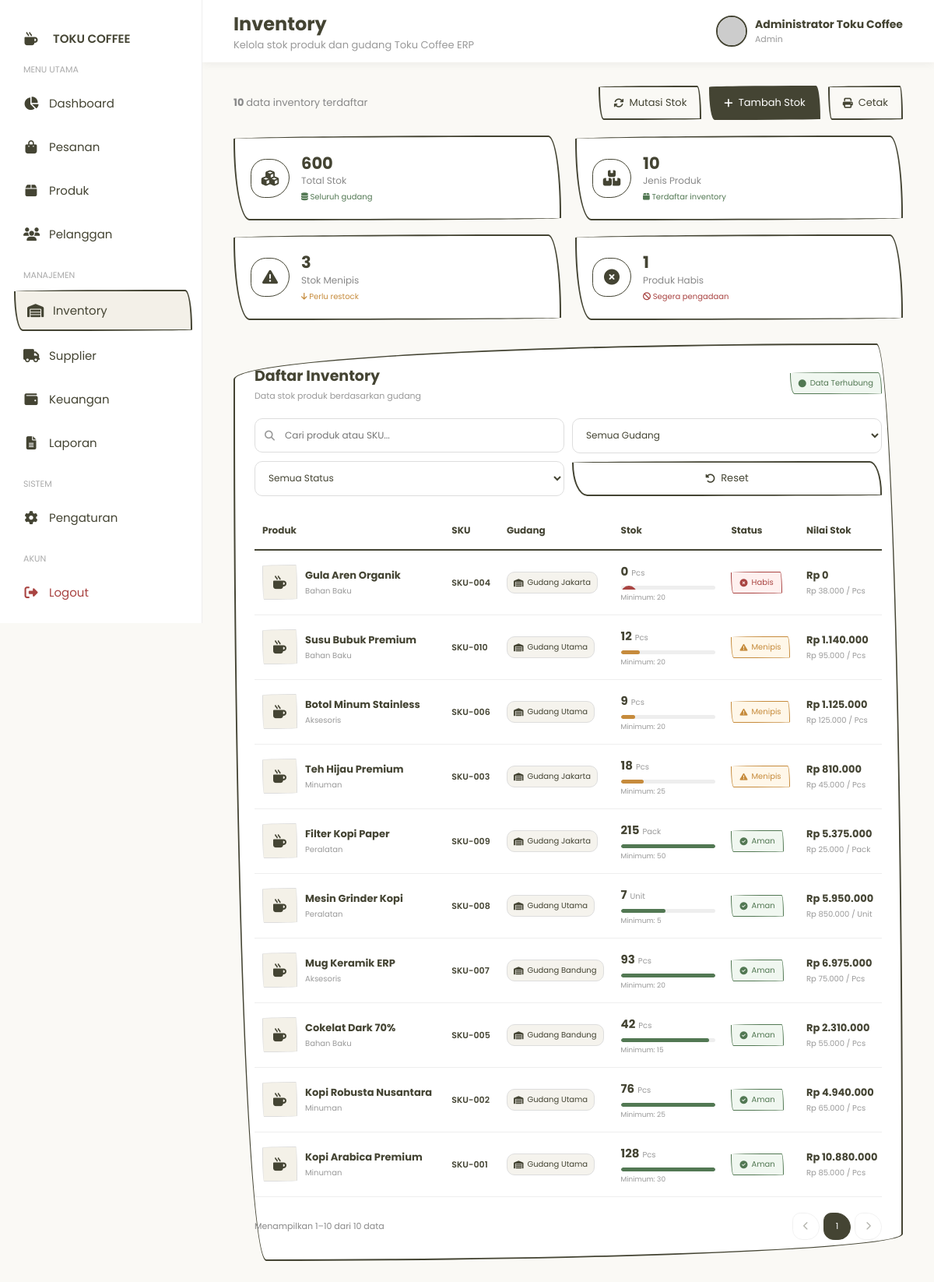
The app's page /inventory.php (signed in) with its own data.
### tables this page shows
CREATE TABLE inventory (
    id INT AUTO_INCREMENT PRIMARY KEY,
    produk_id INT NOT NULL,
    gudang_id INT NOT NULL,
    stok INT NOT NULL DEFAULT 0,
    stok_minimum INT NOT NULL DEFAULT 0,
    updated_at TIMESTAMP DEFAULT CURRENT_TIMESTAMP
        ON UPDATE CURRENT_TIMESTAMP,

    UNIQUE KEY unique_inventory (
        produk_id,
        gudang_id
    ),

    CONSTRAINT fk_inventory_produk
        FOREIGN KEY (produk_id)
        REFERENCES produk(id)
        ON DELETE CASCADE,

    CONSTRAINT fk_inventory_gudang
        FOREIGN KEY (gudang_id)
        REFERENCES gudang(id)
        ON DELETE CASCADE
);

CREATE TABLE produk (
    id INT AUTO_INCREMENT PRIMARY KEY,
    kategori_id INT NOT NULL,
    sku VARCHAR(50) NOT NULL UNIQUE,
    nama_produk VARCHAR(150) NOT NULL,
    deskripsi TEXT,
    harga DECIMAL(15,2) NOT NULL DEFAULT 0,
    harga_beli DECIMAL(15,2) NOT NULL DEFAULT 0,
    stok INT NOT NULL DEFAULT 0,
    stok_minimum INT NOT NULL DEFAULT 0,
    satuan VARCHAR(30) DEFAULT 'Pcs',
    gambar VARCHAR(255),
    status ENUM('aktif','nonaktif') DEFAULT 'aktif',
    created_at TIMESTAMP DEFAULT CURRENT_TIMESTAMP,
    updated_at TIMESTAMP DEFAULT CURRENT_TIMESTAMP
        ON UPDATE CURRENT_TIMESTAMP,

    CONSTRAINT fk_produk_kategori
        FOREIGN KEY (kategori_id)
        REFERENCES kategori(id)
        ON DELETE RESTRICT
        ON UPDATE CASCADE
);

CREATE TABLE kategori (
    id INT AUTO_INCREMENT PRIMARY KEY,
    nama_kategori VARCHAR(100) NOT NULL,
    deskripsi TEXT,
    status ENUM('aktif','nonaktif') DEFAULT 'aktif',
    created_at TIMESTAMP DEFAULT CURRENT_TIMESTAMP
);

CREATE TABLE gudang (
    id INT AUTO_INCREMENT PRIMARY KEY,
    nama_gudang VARCHAR(100) NOT NULL,
    alamat TEXT,
    penanggung_jawab VARCHAR(150),
    status ENUM('aktif','nonaktif') DEFAULT 'aktif',
    created_at TIMESTAMP DEFAULT CURRENT_TIMESTAMP
);

### inventory.php (the view, shortened to what the rows shown need)
<?php
require_once "config/koneksi.php";
if (!function_exists('rupiah')) {
    function rupiah($angka)
    {
        return 'Rp ' . number_format((float)$angka, 0, ',', '.');
    }
}
if (!function_exists('e')) {
    function e($value)
    {
        return htmlspecialchars((string)$value, ENT_QUOTES, 'UTF-8');
    }
}
if (!function_exists('statusClass')) {
    function statusClass($status)
    {
        return strtolower(str_replace([' ', '_'], '-', $status));
    }
}
$inventoryData = [];
$result = $conn->query("
    SELECT
        i.id,
        i.produk_id,
        i.gudang_id,
        i.stok,
        i.stok_minimum,
        i.updated_at,
        p.sku,
        p.nama_produk,
        p.harga,
        p.satuan,
        p.gambar,
        p.status AS status_produk,
        k.nama_kategori,
        g.nama_gudang
    FROM inventory i
    INNER JOIN produk p
        ON i.produk_id = p.id
    LEFT JOIN kategori k
        ON p.kategori_id = k.id
    INNER JOIN gudang g
        ON i.gudang_id = g.id
    ORDER BY
        CASE
            WHEN i.stok <= 0 THEN 1
            WHEN i.stok <= i.stok_minimum THEN 2
            ELSE 3
        END,
        i.id DESC
");
if ($result) {
    while ($row =
        $result->fetch_assoc()
    ) {
        $stok =
            (int)$row['stok'];
        $minimum =
            (int)$row['stok_minimum'];
        if ($stok <= 0) {
            $status =
                'Habis';
        } elseif ($stok <= $minimum) {
            $status =
                'Menipis';
        } else {
            $status =
                'Aman';
        }
        $batasProgress =
            max(
                $minimum * 3,
                1
            );
        $progress =
            ($stok / $batasProgress) * 100;
        $progress =
            max(
                0,
                min(
                    100,
                    $progress
                )
            );
        $inventoryData[] = [
            'id' =>
            (int)$row['id'],
            'produk_id' =>
            (int)$row['produk_id'],
            'gudang_id' =>
            (int)$row['gudang_id'],
            'sku' =>
            $row['sku'],
            'nama_produk' =>
            $row['nama_produk'],
            'kategori' =>
            $row['nama_kategori']
                ?: 'Tanpa Kategori',
            'gudang' =>
            $row['nama_gudang'],
            'stok' =>
            $stok,
            'minimum' =>
            $minimum,
            'satuan' =>
            $row['satuan']
                ?: 'Pcs',
            'harga' =>
            (float)$row['harga'],
            'nilai_stok' =>
            $stok *
                (float)$row['harga'],
            'status' =>
            $status,
            'status_produk' =>
            $row['status_produk'],
            'gambar' =>
            $row['gambar'],
            'updated_at' =>
            $row['updated_at'],
            'progress' =>
            round($progress)
        ];
    }
}
?>
<!DOCTYPE html>
<html lang="id">
<head>
    <link
        rel="stylesheet"
        href="https://cdnjs.cloudflare.com/ajax/libs/font-awesome/6.5.2/css/all.min.css">
</head>
<body>
    <main class="main">
        <header class="topbar">
            <div class="topbar-left">
                <div class="page-title">
                    <h2>
                        Inventory
                    </h2>
                </div>
            </div>
        </header>
        <section class="content">
            <section class="panel">
                <div class="panel-header">
                    <div>
                        <h2>
                            Daftar Inventory
                        </h2>
                    </div>
                </div>
                <div class="table-wrapper">
                    <table id="inventoryTable">
                        <thead>
                            <tr>
                                <th>
                                    Produk
                                </th>
                                <th>
                                    SKU
                                </th>
                                <th>
                                    Gudang
                                </th>
                                <th>
                                    Stok
                                </th>
                                <th>
                                    Status
                                </th>
                                <th>
                                    Nilai Stok
                                </th>
                            </tr>
                        </thead>
                        <tbody>
                            <?php if (!empty($inventoryData)): ?>
                                <?php foreach ($inventoryData as $item): ?>
                                    <tr
                                        data-product="<?= e(strtolower($item['nama_produk'])) ?>"
                                        data-sku="<?= e(strtolower($item['sku'])) ?>"
                                        data-warehouse="<?= e($item['gudang']) ?>"
                                        data-status="<?= e($item['status']) ?>">
                                        <td>
                                            <div class="product-cell">
                                                <div class="product-icon">
                                                    <?php if (!empty($item['gambar'])): ?>
                                                        <!--
                                                        DATABASE:
                                                        upload/nama_file.jpg
                                                        FILE SEBENARNYA:
                                                        products/upload/nama_file.jpg
                                                        KARENA inventory.php
                                                        BERADA DI ROOT.
                                                        -->
                                                        <img
                                                            src="products/<?= e($item['gambar']) ?>"
                                                            alt="<?= e($item['nama_produk']) ?>"
                                                            style="
                                                                width:100%;
                                                                height:100%;
                                                                object-fit:cover;
                                                                border-radius:inherit;
                                                            "
                                                            onerror="this.style.display='none'; this.parentElement.querySelector('.fallback-icon').style.display='flex';">
                                                        <i
                                                            class="fas fa-mug-hot fallback-icon"
                                                            style="
                                                                display:none;
                                                                width:100%;
                                                                height:100%;
                                                                align-items:center;
                                                                justify-content:center;
                                                            ">
                                                        </i>
                                                    <?php else: ?>
                                                        <i class="fas fa-mug-hot"></i>
                                                    <?php endif; ?>
                                                </div>
                                                <div class="product-info">
                                                    <strong>
                                                        <?= e($item['nama_produk']) ?>
                                                    </strong>
                                                    <span>
                                                        <?= e($item['kategori']) ?>
                                                    </span>
                                                </div>
                                            </div>
                                        </td>
                                        <td>
                                            <span class="sku">
                                                <?= e($item['sku']) ?>
                                            </span>
                                        </td>
                                        <td>
                                            <span class="warehouse">
                                                <i class="fas fa-warehouse"></i>
                                                <?= e($item['gudang']) ?>
                                            </span>
                                        </td>
                                        <td>
                                            <div class="stock-info">
                                                <div class="stock-number">
                                                    <strong>
                                                        <?= number_format($item['stok']) ?>
                                                    </strong>
                                                    <span>
                                                        <?= e($item['satuan']) ?>
                                                    </span>
                                                </div>
                                                <div class="stock-bar">
                                                    <div
                                                        class="stock-progress
                                                        <?= $item['status'] === 'Menipis'
                                                            ? 'low'
                                                            : ($item['status'] === 'Habis'
                                                                ? 'empty'
                                                                : '') ?>"
                                                        style="
                                                            width:<?= $item['progress'] ?>%;">
                                                    </div>
                                                </div>
                                                <span class="minimum">
                                                    Minimum:
                                                    <?= number_format($item['minimum']) ?>
                                                </span>
                                            </div>
                                        </td>
                                        <td>
                                            <span
                                                class="status <?= statusClass($item['status']) ?>">
                                                <?php if ($item['status'] === 'Aman'): ?>
                                                    <i class="fas fa-circle-check"></i>
                                                <?php elseif ($item['status'] === 'Menipis'): ?>
                                                    <i class="fas fa-triangle-exclamation"></i>
                                                <?php else: ?>
                                                    <i class="fas fa-circle-xmark"></i>
                                                <?php endif; ?>
                                                <?= e($item['status']) ?>
                                            </span>
                                        </td>
                                        <td>
                                            <div class="stock-value">
                                                <strong>
                                                    <?= rupiah($item['nilai_stok']) ?>
                                                </strong>
                                                <span>
                                                    <?= rupiah($item['harga']) ?>
                                                    /
                                                    <?= e($item['satuan']) ?>
                                                </span>
                                            </div>
                                        </td>
                                    </tr>
                                <?php endforeach; ?>
                            <?php endif; ?>
                        </tbody>
                    </table>
                </div>
            </section>
        </section>
    </main>
</body>
</html>

### records on screen
inventory: produk.nama_produk "Gula Aren Organik", kategori.nama_kategori "Bahan Baku", produk.sku "SKU-004", gudang.nama_gudang "Gudang Jakarta", stok "0", produk.satuan "Pcs", stok_minimum "20", status "Habis", stok "Rp 0", produk.harga "Rp 38.000"
inventory: produk.nama_produk "Susu Bubuk Premium", kategori.nama_kategori "Bahan Baku", produk.sku "SKU-010", gudang.nama_gudang "Gudang Utama", stok "12", produk.satuan "Pcs", stok_minimum "20", status "Menipis", nilai_stok "Rp 1.140.000", produk.harga "Rp 95.000"
inventory: produk.nama_produk "Botol Minum Stainless", kategori.nama_kategori "Aksesoris", produk.sku "SKU-006", gudang.nama_gudang "Gudang Utama", stok "9", produk.satuan "Pcs", $item['progress'] 15 (drawn), stok_minimum "20", status "Menipis", nilai_stok "Rp 1.125.000", produk.harga "Rp 125.000"
inventory: produk.nama_produk "Teh Hijau Premium", kategori.nama_kategori "Minuman", produk.sku "SKU-003", gudang.nama_gudang "Gudang Jakarta", stok "18", produk.satuan "Pcs", $item['progress'] 24 (drawn), stok_minimum "25", status "Menipis", nilai_stok "Rp 810.000", produk.harga "Rp 45.000"
inventory: produk.nama_produk "Filter Kopi Paper", kategori.nama_kategori "Peralatan", produk.sku "SKU-009", gudang.nama_gudang "Gudang Jakarta", stok "215", produk.satuan "Pack", $item['progress'] 100 (drawn), stok_minimum "50", status "Aman", nilai_stok "Rp 5.375.000", produk.harga "Rp 25.000"
inventory: produk.nama_produk "Mesin Grinder Kopi", kategori.nama_kategori "Peralatan", produk.sku "SKU-008", gudang.nama_gudang "Gudang Utama", stok "7", produk.satuan "Unit", $item['progress'] 47 (drawn), stok_minimum "5", status "Aman", nilai_stok "Rp 5.950.000", produk.harga "Rp 850.000"
inventory: produk.nama_produk "Mug Keramik ERP", kategori.nama_kategori "Aksesoris", produk.sku "SKU-007", gudang.nama_gudang "Gudang Bandung", stok "93", produk.satuan "Pcs", $item['progress'] 100 (drawn), stok_minimum "20", status "Aman", nilai_stok "Rp 6.975.000", produk.harga "Rp 75.000"
inventory: produk.nama_produk "Cokelat Dark 70%", kategori.nama_kategori "Bahan Baku", produk.sku "SKU-005", gudang.nama_gudang "Gudang Bandung", stok "42", produk.satuan "Pcs", $item['progress'] 93 (drawn), stok_minimum "15", status "Aman", nilai_stok "Rp 2.310.000", produk.harga "Rp 55.000"
inventory: produk.nama_produk "Kopi Robusta Nusantara", kategori.nama_kategori "Minuman", produk.sku "SKU-002", gudang.nama_gudang "Gudang Utama", stok "76", produk.satuan "Pcs", $item['progress'] 100 (drawn), stok_minimum "25", status "Aman", nilai_stok "Rp 4.940.000", produk.harga "Rp 65.000"
inventory: produk.nama_produk "Kopi Arabica Premium", kategori.nama_kategori "Minuman", produk.sku "SKU-001", gudang.nama_gudang "Gudang Utama", stok "128", produk.satuan "Pcs", $item['progress'] 100 (drawn), stok_minimum "30", status "Aman", nilai_stok "Rp 10.880.000", produk.harga "Rp 85.000"

### other values on screen
$namaUser "Administrator Toku Coffee"
$roleUser "Admin"
$totalInventoryRows "10"
$totalStok "600"
$jenisProduk "10"
$stokMenipis "3"
$produkHabis "1"
